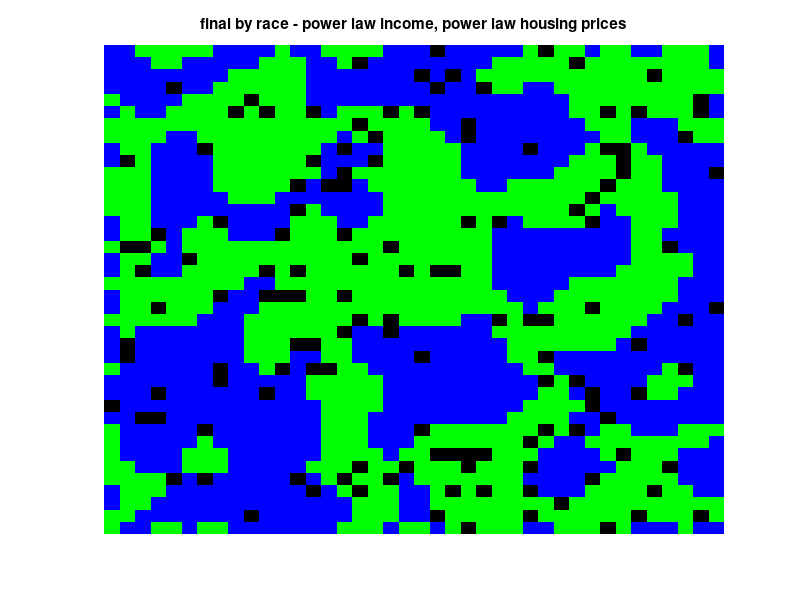
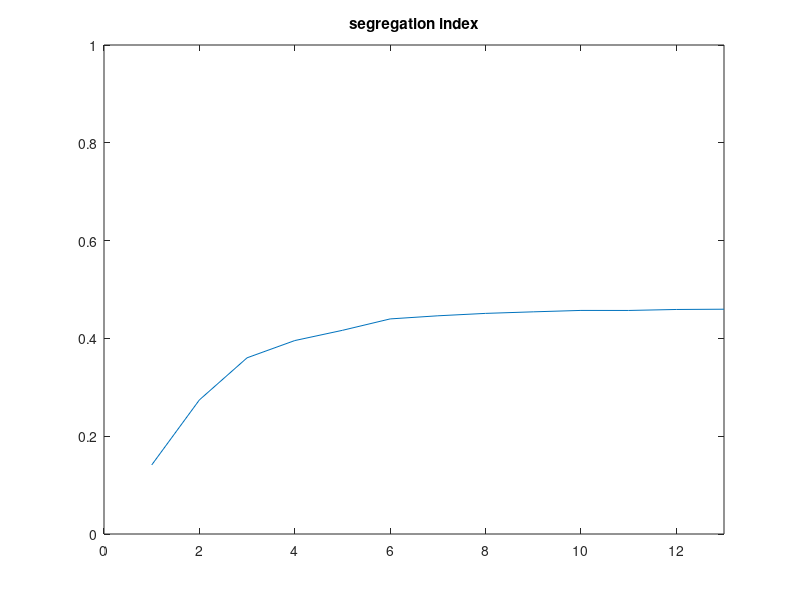

Here is the MATLAB script that generated these plots, in order:
% SYDE 332
% Racial Segregation Model Attempt


%% initialize

% size of grid
n = 40;

% proportion of vacancies
vacanicies_proportion = 0.1;

% number of races
T = 2;

% number of economic brackets
E = 5;

% colors
map = [0 0 0; 1 0 0; 0 1 0; 0 0 1];

% racial dispreference parameter
% minimum fraction of friends that I need to be satisfied (samenes)
sameness = 4/8;

max_iterations = 10000;

% initialize
z = zeros(n,n,3);

for i=1:n
    for j=1:n
        if rand > vacanicies_proportion
            z(i,j,1) = randi(T);
            if rand < 0.5
                z(i,j,2) = 1; % individual wealth
            elseif rand < 0.8
                z(i,j,2) = 2;
            elseif rand < 0.95
                z(i,j,2) = 3;
            elseif rand < 0.99
                z(i,j,2) = 4;
            else 
                z(i,j,2) = 5;
            end
        end
        
        % power law housing prices
%         if rand < 0.5
%             z(i,j,3) = 1; % home prices
%         elseif rand < 0.8
%             z(i,j,3) = 2;
%         elseif rand < 0.95
%             z(i,j,3) = 3;
%         elseif rand < 0.99
%             z(i,j,3) = 4;
%         else 
%             z(i,j,3) = 5;
%         end
        
        % random housing
        %z(i,j,3) = randi(E);
        
        % slight affordable housing
%         if rand < 0.55
%             z(i,j,3) = 1; % home prices
%         elseif rand < 0.82
%             z(i,j,3) = 2;
%         elseif rand < 0.95
%             z(i,j,3) = 3;
%         elseif rand < 0.99
%             z(i,j,3) = 4;
%         else 
%             z(i,j,3) = 5;
%         end
        
        % more affordable housing
%         if rand < 0.6
%             z(i,j,3) = 1; % home prices
%         elseif rand < 0.85
%             z(i,j,3) = 2;
%         elseif rand < 0.97
%             z(i,j,3) = 3;
%         elseif rand < 0.995
%             z(i,j,3) = 4;
%         else 
%             z(i,j,3) = 5;
%         end

        % rent control
%         if rand < 0.7
%             z(i,j,3) = 1; % home prices
%         elseif rand < 0.9
%             z(i,j,3) = 2;
%         elseif rand < 0.98
%             z(i,j,3) = 3;
%             disp('lol')
%         elseif rand < 0.995
%             z(i,j,3) = 4;
%         else 
%             z(i,j,3) = 5;
%         end
            
        
        
    end
end

[row,col] = find(z(:,:,1)==0);
pos_vacancies = [row col];

% figure,
% imagesc(z(:,:,1));
% colormap(map);
% title('race initializiation - bracketed income, housing prices random');
% axis('off');

% figure,
% imagesc(z(:,:,2));
% title('economics initializiation');
% axis('off');

number_of_moves = zeros(1,max_iterations);

%% run simulation

seg_index = [];
total_neighbours = 8;

for k=1:max_iterations
    x = randperm(n);
    for i=x
        y = randperm(n);
        for j=y
            if z(i,j)~=0
                not_like_me = 0;

                if i~=1 && z(i-1,j) ~= z(i,j) && z(i-1,j) ~=0
                    not_like_me = not_like_me +1;
                end
                if i~=n && z(i+1,j) ~= z(i,j) && z(i+1,j) ~=0
                    not_like_me = not_like_me +1;
                end
                if j~=1 && z(i,j-1) ~= z(i,j) && z(i,j-1) ~=0
                    not_like_me = not_like_me +1;
                end
                if j~=n && z(i,j+1) ~= z(i,j) && z(i,j+1) ~=0
                    not_like_me = not_like_me +1;
                end
                if i~=1 && j~=1 && z(i-1,j-1) ~= z(i,j) && z(i-1,j-1) ~= 0
                    not_like_me = not_like_me +1;
                end
                if i~=1 && j~=n && z(i-1,j+1) ~= z(i,j) && z(i-1,j+1) ~= 0
                    not_like_me = not_like_me +1;
                end
                if i~=n && j~=1 && z(i+1,j-1) ~= z(i,j) && z(i+1,j-1) ~= 0
                    not_like_me = not_like_me +1;
                end
                if i~=n && j~=n && z(i+1,j+1) ~= z(i,j) && z(i+1,j+1) ~= 0
                    not_like_me = not_like_me +1;
                end
                
                friends = total_neighbours - not_like_me;

                if friends/total_neighbours < sameness

                    idx = randperm(length(pos_vacancies));
                    
                    p = 1;
                    
                    %%% start option A: 
                    %%% find a vacancy. If I can afford, move there. else,
                    %%% stop.
                    
%                     new_x = pos_vacancies(idx(p),1);
%                     new_y = pos_vacancies(idx(p),2);
%                     
%                     if z(new_x,new_y,3) <= z(i,j,2)
%                         z(new_x,new_y,1) = z(i,j,1);
%                         z(new_x,new_y,2) = z(i,j,2);
%                         z(i,j,1) = 0;
%                         z(i,j,2) = 0;
%                         number_of_moves(k) = number_of_moves(k) + 1;
%                         pos_vacancies(idx(p),1) = i;
%                         pos_vacancies(idx(p),2) = j;
%                     end
                    
                    %%% end option A
                    
                    
                    %%% start option B:
                    %%% find a vacancy. If I can afford, move there.
                    %%% else, find another vacancy
                    %%% loop until I can afford to move OR I've exhausted
                    %%% vacancies.
                    
                    new_x = pos_vacancies(idx(p),1);
                    new_y = pos_vacancies(idx(p),2);
                    
                    while z(new_x,new_y,3) > z(i,j,2) && p < length(pos_vacancies)
                    %while z(new_x,new_y,3) - z(i,j,2) > 0 && p < length(pos_vacancies)
                        p = p+1;
                        new_x = pos_vacancies(idx(p),1);
                        new_y = pos_vacancies(idx(p),2);
                    end
                    

                    if p < length(pos_vacancies) && z(new_x,new_y,3) <= z(i,j,2)
                    %if p < length(pos_vacancies) && (z(i,j,2) - z(new_x,new_y,3) >= 0 && z(i,j,2) - z(new_x,new_y,3) <= 1)
                        z(new_x,new_y,1) = z(i,j,1);
                        z(new_x,new_y,2) = z(i,j,2);
                        z(i,j,1) = 0;
                        z(i,j,2) = 0;
                        number_of_moves(k) = number_of_moves(k) + 1;
                        pos_vacancies(idx(p),1) = i;
                        pos_vacancies(idx(p),2) = j;
                    end
                    
                    %%% end option B

                end
            end
%             imagesc(z(:,:,1));
%             colormap(map);
%             axis('off');
%             pause(0.001);

        end
    end
    
    if number_of_moves(k) == 0
        disp('number of iterations to convergence: ')
        disp(k);
        disp('total number of moves to convergence: ')
        disp(sum(number_of_moves))
        break;
    end
    
    
    % determine segregation index
    SAME = [];

    for i=1:n
        for j=1:n

            race = z(i,j,1);
            s = 0;

            % Check that z(i,j,1) isn't a vacancy
            if race
                num_neighbours = 0;

                if i > 1 
                    if z(i-1,j,1) == race
                        s = s + 1;
                    end
                    
                    if z(i-1,j,1)
                        num_neighbours = num_neighbours + 1;
                    end
                    
                    if j > 1 
                        if z(i-1,j-1,1) == race
                            s = s + 1;
                        end
                        
                        if z(i-1,j-1,1)
                            num_neighbours = num_neighbours + 1;
                        end
                    end
                    
                    if j < n 
                        if z(i-1, j+1, 1) == race
                            s = s + 1;
                        end
                        
                        if z(i-1, j+1, 1)
                            num_neighbours = num_neighbours + 1;
                        end
                    end
                end

                if i < n 
                    if z(i+1,j,1) == race
                        s = s + 1;
                    end
                    
                    if z(i+1, j, 1)
                        num_neighbours = num_neighbours + 1;
                    end
                    
                    if j > 1 
                        if z(i+1,j-1,1) == race
                            s = s + 1;
                        end
                        
                        if z(i+1, j-1, 1)
                            num_neighbours = num_neighbours + 1;
                        end
                    end
                    
                    if j < n
                        if z(i+1, j+1, 1) == race
                            s = s + 1;
                        end
                        
                        if z(i+1, j+1, 1)
                            num_neighbours = num_neighbours + 1;
                        end
                    end
 
                end

                if j > 1 
                    if z(i,j-1,1) == race
                        s = s + 1;
                    end
                    
                    if z(i, j-1, 1)
                        num_neighbours = num_neighbours + 1;
                    end
                end

                if j < n 
                    if z(i,j+1,1) == race
                        s = s + 1;
                    end
                    
                    if z(i, j+1, 1)
                        num_neighbours = num_neighbours + 1;
                    end
                end 
                
            end
            
            SAME(i,j) = s/num_neighbours;
        end
    end
    
    mean(mean(SAME));
    seg_index = [seg_index, (mean(mean(SAME))-0.5)*2];
     
end

seg_index

figure,
imagesc(z(:,:,1));
colormap(map);
axis('off');
title('final by race - power law income, power law housing prices');

figure,
plot(seg_index);
title('segregation index');
axis([0 inf 0 1])

% figure,
% imagesc(z(:,:,2));
% axis('off');
% title('final by economics');


%% plot number of moves
% iterant = 1:max_iterations;
% figure,
% plot(log10(iterant), log10(number_of_moves));
% xlabel('iteration'),ylabel('number of moves');

